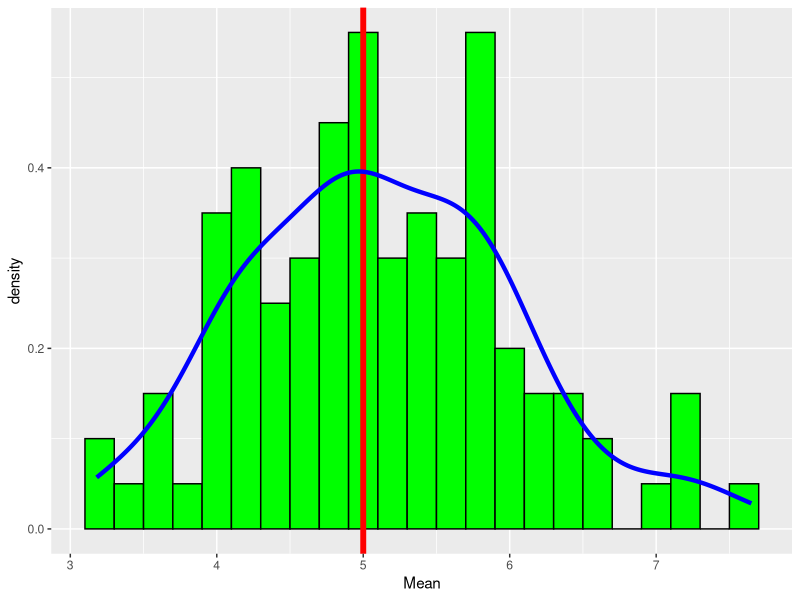
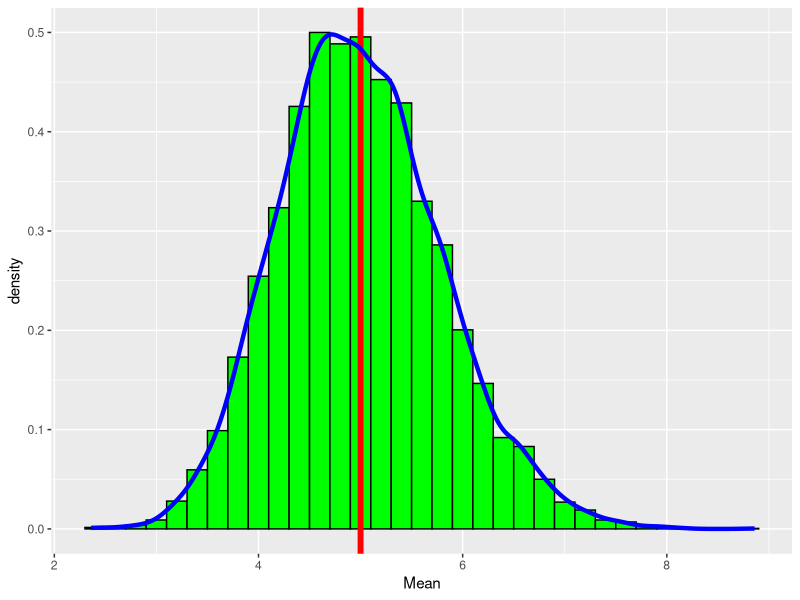

Write the R code that produced these figures, in order.
## ---- chunk 1
library(foreach)
library(doParallel)
library(ggplot2)
library(scales)
library (grid)
library (gridExtra)
library(knitr)
## ---- chunk 2
lambda <- 0.2
expo <- 40
sim <- 100

samp <- foreach(icount(sim), .combine = rbind) %dopar% round(mean(rexp(expo,lambda)),2) ## calculate the mean of 40 exponential distributions with rate 0.2, rounded to 2 decimal place, for 1000 times and rbind the 1000 results together
colnames(samp) <- c("x")
samp <- as.data.frame(samp) ## convert samp into a data frame

g <- ggplot(samp, aes(x = x)) + geom_histogram(binwidth=.2, colour = "black", fill = "green",aes(y = ..density..) )
g <- g + geom_vline(xintercept =5, size=2, colour = "red") + stat_density(colour = "blue", geom = "line", position = "identity", size = 1.5)
g <- g + labs( x = "Mean")
g
## ---- chunk 3
sim <- 10000

set.seed(227)
samp2 <- foreach(icount(sim), .combine = rbind) %dopar% round(mean(rexp(expo,lambda)),2)
colnames(samp2) <- c("x")
samp2 <- as.data.frame(samp2)

g1 <- ggplot(samp2, aes(x = x)) + geom_histogram(binwidth=.2, colour = "black", fill = "green",aes(y = ..density..) )
g1 <- g1 + geom_vline(xintercept =5, size=2, colour = "red") + stat_density(colour = "blue", geom = "line", position = "identity", size = 1.5)

g1 <- g1 + labs( x = "Mean")
g1
